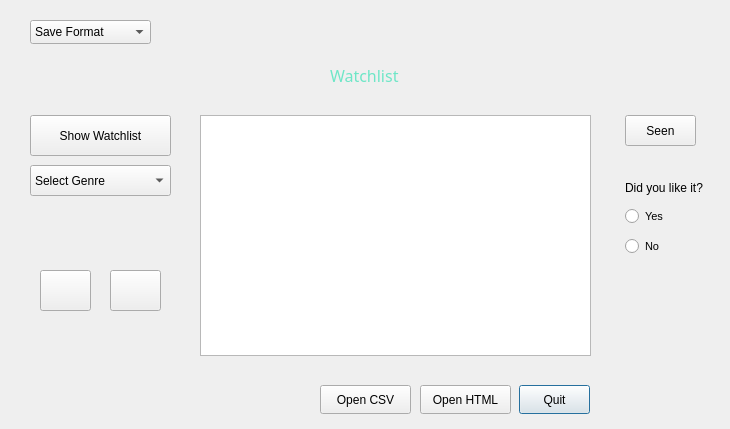
<?xml version="1.0" encoding="UTF-8"?>
<ui version="4.0">
 <class>UserDialog</class>
 <widget class="QDialog" name="UserDialog">
  <property name="geometry">
   <rect>
    <x>0</x>
    <y>0</y>
    <width>730</width>
    <height>429</height>
   </rect>
  </property>
  <property name="windowTitle">
   <string>MOVIX</string>
  </property>
  <property name="windowIcon">
   <iconset resource="qtresource.qrc">
    <normaloff>:/png/icon.png</normaloff>:/png/icon.png</iconset>
  </property>
  <widget class="QComboBox" name="fileTypeCombo">
   <property name="geometry">
    <rect>
     <x>30</x>
     <y>20</y>
     <width>121</width>
     <height>24</height>
    </rect>
   </property>
   <property name="font">
    <font>
     <pointsize>9</pointsize>
    </font>
   </property>
   <item>
    <property name="text">
     <string>Save Format</string>
    </property>
   </item>
   <item>
    <property name="text">
     <string>html</string>
    </property>
   </item>
   <item>
    <property name="text">
     <string>csv</string>
    </property>
   </item>
  </widget>
  <widget class="QPushButton" name="exitBtn">
   <property name="geometry">
    <rect>
     <x>519</x>
     <y>385</y>
     <width>71</width>
     <height>29</height>
    </rect>
   </property>
   <property name="font">
    <font>
     <pointsize>9</pointsize>
    </font>
   </property>
   <property name="styleSheet">
    <string notr="true"/>
   </property>
   <property name="text">
    <string>Quit</string>
   </property>
  </widget>
  <widget class="QLabel" name="crtInfo">
   <property name="geometry">
    <rect>
     <x>330</x>
     <y>60</y>
     <width>161</width>
     <height>31</height>
    </rect>
   </property>
   <property name="font">
    <font>
     <family>regata</family>
     <pointsize>12</pointsize>
    </font>
   </property>
   <property name="styleSheet">
    <string notr="true">QLabel { color : #6ee6c7; } </string>
   </property>
   <property name="text">
    <string>Watchlist</string>
   </property>
  </widget>
  <widget class="QPushButton" name="showBtn">
   <property name="geometry">
    <rect>
     <x>30</x>
     <y>115</y>
     <width>141</width>
     <height>41</height>
    </rect>
   </property>
   <property name="font">
    <font>
     <pointsize>9</pointsize>
    </font>
   </property>
   <property name="styleSheet">
    <string notr="true"/>
   </property>
   <property name="text">
    <string>Show Watchlist</string>
   </property>
  </widget>
  <widget class="QPushButton" name="watchedBtn">
   <property name="geometry">
    <rect>
     <x>625</x>
     <y>115</y>
     <width>71</width>
     <height>31</height>
    </rect>
   </property>
   <property name="font">
    <font>
     <pointsize>9</pointsize>
    </font>
   </property>
   <property name="visible">
    <bool>false</bool>
   </property>
   <property name="text">
    <string>Seen</string>
   </property>
  </widget>
  <widget class="QComboBox" name="genreComboBox">
   <property name="geometry">
    <rect>
     <x>30</x>
     <y>165</y>
     <width>141</width>
     <height>31</height>
    </rect>
   </property>
   <property name="font">
    <font>
     <pointsize>9</pointsize>
    </font>
   </property>
   <item>
    <property name="text">
     <string>Select Genre</string>
    </property>
   </item>
   <item>
    <property name="text">
     <string>all</string>
    </property>
   </item>
  </widget>
  <widget class="QRadioButton" name="yesRadio">
   <property name="geometry">
    <rect>
     <x>625</x>
     <y>205</y>
     <width>97</width>
     <height>22</height>
    </rect>
   </property>
   <property name="font">
    <font>
     <pointsize>8</pointsize>
    </font>
   </property>
   <property name="visible">
    <bool>false</bool>
   </property>
   <property name="text">
    <string>Yes</string>
   </property>
  </widget>
  <widget class="QRadioButton" name="NoRadio">
   <property name="geometry">
    <rect>
     <x>625</x>
     <y>235</y>
     <width>97</width>
     <height>22</height>
    </rect>
   </property>
   <property name="font">
    <font>
     <pointsize>8</pointsize>
    </font>
   </property>
   <property name="visible">
    <bool>false</bool>
   </property>
   <property name="text">
    <string>No</string>
   </property>
  </widget>
  <widget class="QLabel" name="label">
   <property name="geometry">
    <rect>
     <x>625</x>
     <y>180</y>
     <width>121</width>
     <height>16</height>
    </rect>
   </property>
   <property name="font">
    <font>
     <pointsize>9</pointsize>
    </font>
   </property>
   <property name="visible">
    <bool>false</bool>
   </property>
   <property name="text">
    <string>Did you like it?</string>
   </property>
  </widget>
  <widget class="QPushButton" name="openHTML_Btn">
   <property name="geometry">
    <rect>
     <x>420</x>
     <y>385</y>
     <width>91</width>
     <height>29</height>
    </rect>
   </property>
   <property name="font">
    <font>
     <pointsize>9</pointsize>
    </font>
   </property>
   <property name="styleSheet">
    <string notr="true"/>
   </property>
   <property name="text">
    <string>Open HTML</string>
   </property>
  </widget>
  <widget class="QPushButton" name="openCSV_Btn">
   <property name="geometry">
    <rect>
     <x>320</x>
     <y>385</y>
     <width>91</width>
     <height>29</height>
    </rect>
   </property>
   <property name="font">
    <font>
     <pointsize>9</pointsize>
    </font>
   </property>
   <property name="styleSheet">
    <string notr="true"/>
   </property>
   <property name="text">
    <string>Open CSV</string>
   </property>
  </widget>
  <widget class="QListWidget" name="listWidget">
   <property name="geometry">
    <rect>
     <x>200</x>
     <y>115</y>
     <width>391</width>
     <height>241</height>
    </rect>
   </property>
   <property name="styleSheet">
    <string notr="true"/>
   </property>
  </widget>
  <widget class="QPushButton" name="addBtn">
   <property name="geometry">
    <rect>
     <x>40</x>
     <y>270</y>
     <width>51</width>
     <height>41</height>
    </rect>
   </property>
   <property name="visible">
    <bool>false</bool>
   </property>
   <property name="styleSheet">
    <string notr="true">QPushButton { color : #6ee6c7; } </string>
   </property>
   <property name="text">
    <string/>
   </property>
   <property name="icon">
    <iconset resource="qtresource.qrc">
     <normaloff>:/png/add.png</normaloff>:/png/add.png</iconset>
   </property>
   <property name="iconSize">
    <size>
     <width>23</width>
     <height>23</height>
    </size>
   </property>
  </widget>
  <widget class="QPushButton" name="viewBtn">
   <property name="geometry">
    <rect>
     <x>110</x>
     <y>270</y>
     <width>51</width>
     <height>41</height>
    </rect>
   </property>
   <property name="visible">
    <bool>false</bool>
   </property>
   <property name="text">
    <string/>
   </property>
   <property name="icon">
    <iconset resource="qtresource.qrc">
     <normaloff>:/png/play.png</normaloff>:/png/play.png</iconset>
   </property>
   <property name="iconSize">
    <size>
     <width>30</width>
     <height>30</height>
    </size>
   </property>
  </widget>
  <widget class="QLabel" name="userLbl">
   <property name="geometry">
    <rect>
     <x>10</x>
     <y>400</y>
     <width>191</width>
     <height>21</height>
    </rect>
   </property>
   <property name="font">
    <font>
     <pointsize>8</pointsize>
     <weight>50</weight>
     <italic>true</italic>
     <bold>false</bold>
    </font>
   </property>
   <property name="styleSheet">
    <string notr="true">QLabel { color : #6ee6c7; } </string>
   </property>
   <property name="text">
    <string/>
   </property>
  </widget>
  <widget class="QLabel" name="logo">
   <property name="geometry">
    <rect>
     <x>640</x>
     <y>10</y>
     <width>81</width>
     <height>61</height>
    </rect>
   </property>
   <property name="styleSheet">
    <string notr="true">image: url(:/png/icon.png);</string>
   </property>
   <property name="text">
    <string/>
   </property>
  </widget>
 </widget>
 <resources>
  <include location="qtresource.qrc"/>
 </resources>
 <connections/>
</ui>
